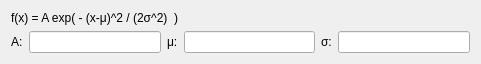
<?xml version="1.0" encoding="UTF-8"?>
<ui version="4.0">
 <class>SpectrumEditorCustomGaussian</class>
 <widget class="QWidget" name="SpectrumEditorCustomGaussian">
  <property name="geometry">
   <rect>
    <x>0</x>
    <y>0</y>
    <width>481</width>
    <height>64</height>
   </rect>
  </property>
  <property name="windowTitle">
   <string>Form</string>
  </property>
  <layout class="QVBoxLayout" name="verticalLayout">
   <item>
    <widget class="QLabel" name="labelFunctionExp">
     <property name="text">
      <string>f(x) = A exp( - (x-μ)^2 / (2σ^2)  )</string>
     </property>
    </widget>
   </item>
   <item>
    <layout class="QHBoxLayout" name="horizontalLayout">
     <item>
      <widget class="QLabel" name="label_2">
       <property name="text">
        <string>A:</string>
       </property>
      </widget>
     </item>
     <item>
      <widget class="QLineEdit" name="lineAmplitude"/>
     </item>
     <item>
      <widget class="QLabel" name="label_3">
       <property name="text">
        <string>μ:</string>
       </property>
      </widget>
     </item>
     <item>
      <widget class="QLineEdit" name="lineMu"/>
     </item>
     <item>
      <widget class="QLabel" name="label_4">
       <property name="text">
        <string>σ:</string>
       </property>
      </widget>
     </item>
     <item>
      <widget class="QLineEdit" name="lineSigma"/>
     </item>
    </layout>
   </item>
  </layout>
 </widget>
 <resources/>
 <connections/>
</ui>
